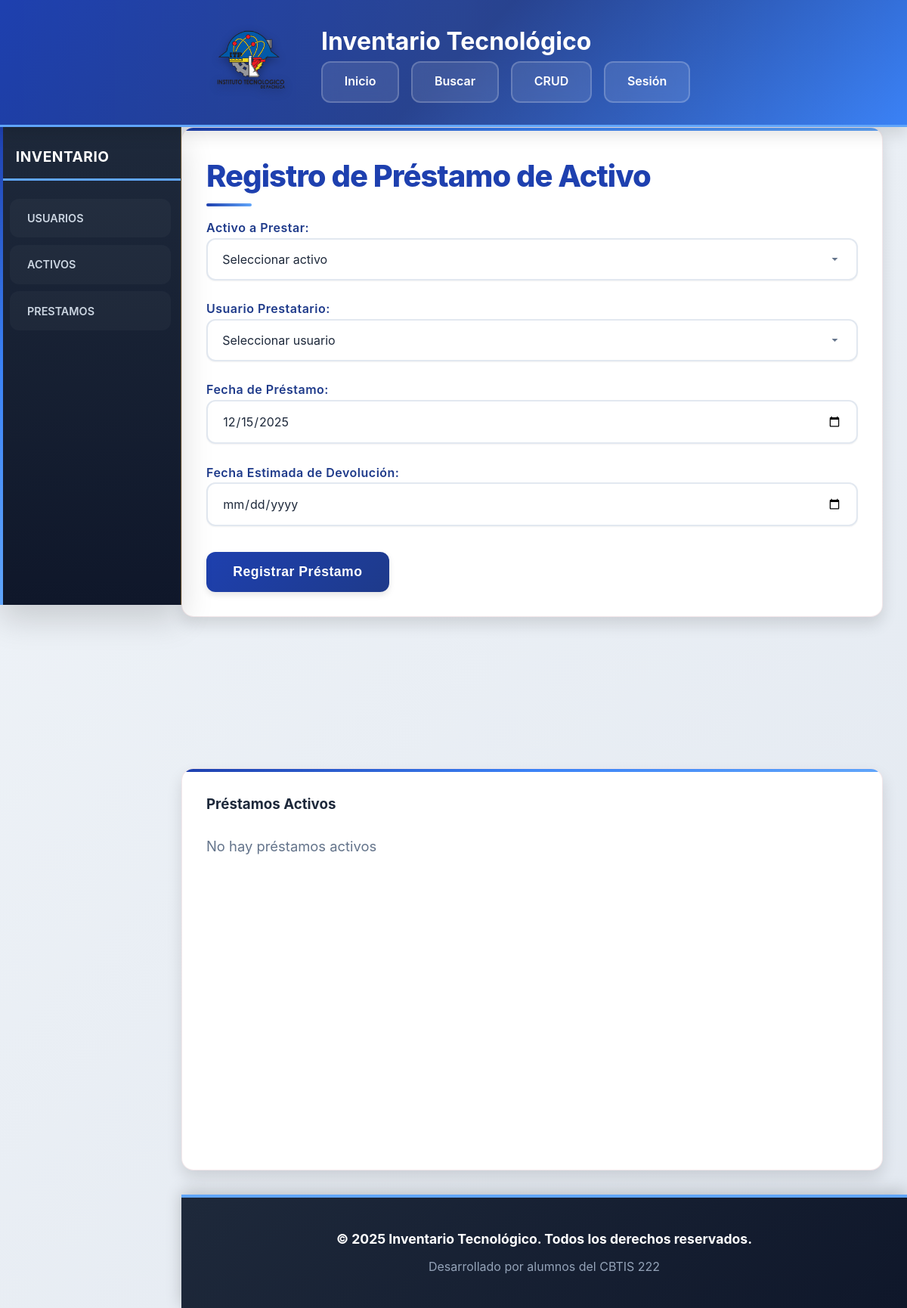
/pages/form_PrestamoActivo.php, run on an earlier commit of the app's database.
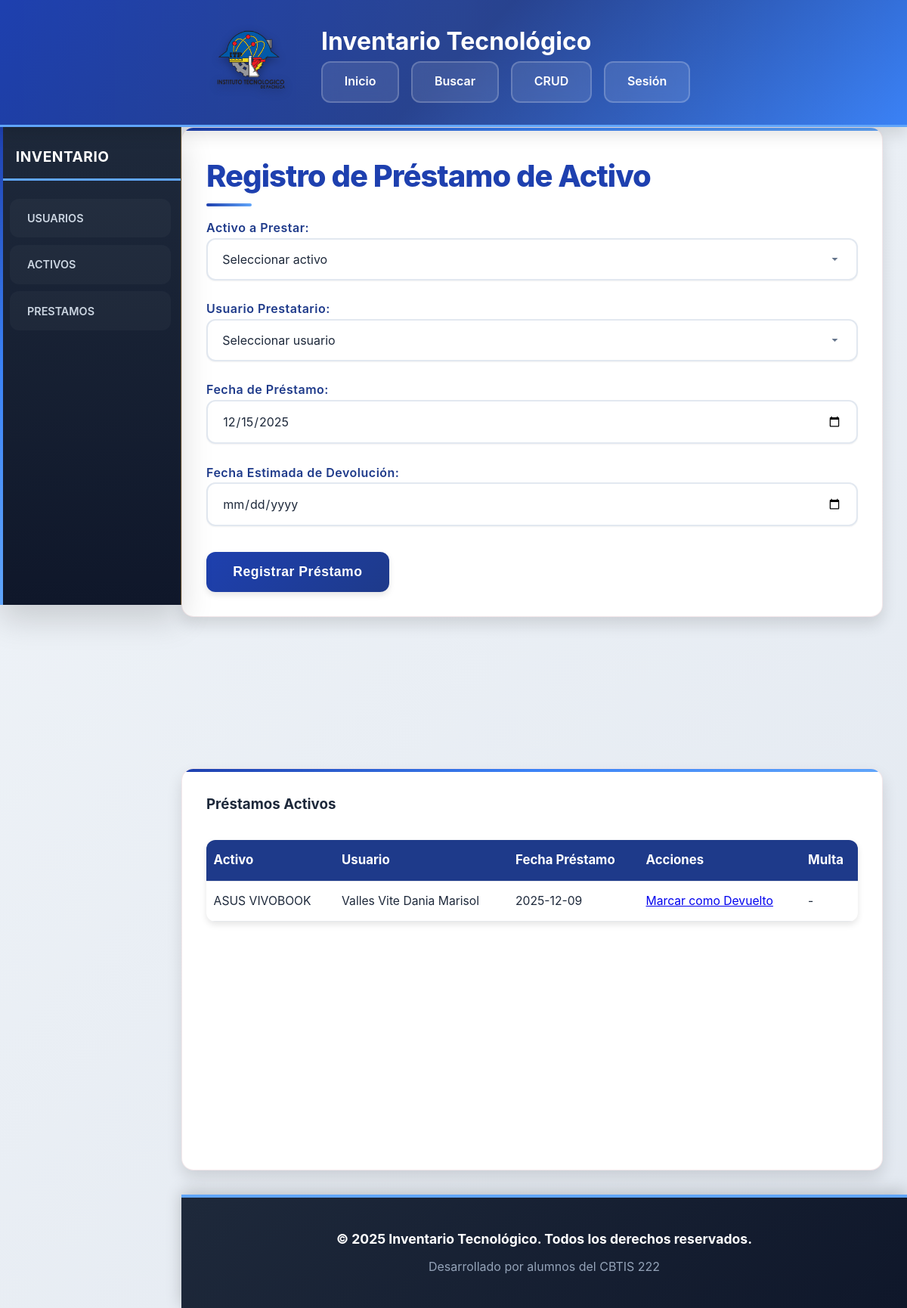
And on a later commit of the database.
### tables this page shows
CREATE TABLE `Prestamos_historial` (
  `id_prestamo` int(11) NOT NULL,
  `id_activo` int(11) DEFAULT NULL,
  `fecha_prestamo` date DEFAULT NULL,
  `fecha_devolucion` date DEFAULT NULL,
  `id_usuario_prestatario` int(11) DEFAULT NULL
);

CREATE TABLE `Marcas` (
  `id_marca` int(11) NOT NULL,
  `nombre_marca` varchar(50) NOT NULL
);

CREATE TABLE `Modelos` (
  `id_modelo` int(11) NOT NULL,
  `nombre_modelo` varchar(50) NOT NULL,
  `id_marca` int(11) DEFAULT NULL
);

CREATE TABLE `Usuarios` (
  `id_usuario` int(11) NOT NULL,
  `nombre` varchar(100) DEFAULT NULL,
  `nombre_usuario` varchar(50) NOT NULL,
  `password` varchar(255) NOT NULL,
  `last_login` datetime DEFAULT NULL,
  `rol_usuario` int(11) DEFAULT NULL
);

### pages/form_PrestamoActivo.php (the view, shortened to what this page needs)
<?php
include '../includes/DBConfig.php';
include '../includes/header.php';
?>
<body>
    <section class="contenedor">
        <h2>Registro de Préstamo de Activo</h2>
        <form action="../api/crear_prestamo.php" method="post">
            <label>Activo a Prestar:
                <select name="no_inventario" required>
                    <option value="">Seleccionar activo</option>
                </select>
            </label>
            <label>Usuario Prestatario:
                <select name="id_usuario_prestatario" required>
                    <option value="">Seleccionar usuario</option>
                </select>
            </label>
            <label>Fecha de Préstamo:
                <input type="date" name="fecha_prestamo" value="<?= date('Y-m-d') ?>" required>
            </label>
            <label>Fecha Estimada de Devolución:
                <input type="date" name="fecha_devolucion" required>
            </label>
            <button type="submit">Registrar Préstamo</button>
        </form>
    </section>
    <section class="contenedor">
        <h3>Préstamos Activos</h3>
        <?php
        $sql_prestamos = "SELECT p.*,
                         a.no_inventario,
                         m.nombre_marca as marca,
                         mo.nombre_modelo as modelo,
                         u.nombre as nombre_usuario
                         FROM Prestamos_historial p
                         JOIN Activos a ON p.id_activo = a.id_activo
                         JOIN Marcas m ON a.id_marca = m.id_marca
                         JOIN Modelos mo ON a.id_modelo = mo.id_modelo
                         JOIN Usuarios u ON p.id_usuario_prestatario = u.id_usuario
                         WHERE p.fecha_devolucion IS NULL
                         ORDER BY p.fecha_prestamo DESC";
        $result_prestamos = $conexion->query($sql_prestamos);
        if ($result_prestamos->num_rows > 0): ?>
            <table class="tablas">
                <thead>
                    <tr>
                        <th>Activo</th>
                        <th>Usuario</th>
                        <th>Fecha Préstamo</th>
                        <th>Acciones</th>
<th>Multa</th>
                    </tr>
                </thead>
                <tbody>
                    <?php while ($prestamo = $result_prestamos->fetch_assoc()): ?>
                    <tr>
                        <td data-label="Activo"><?= htmlspecialchars($prestamo['marca'] . ' ' . $prestamo['modelo']) ?></td>
                        <td data-label="Usuario"><?= htmlspecialchars($prestamo['nombre_usuario']) ?></td>
                        <td data-label="Fecha Préstamo"><?= htmlspecialchars($prestamo['fecha_prestamo']) ?></td>
                        <td data-label="Acciones">
                            <a href="../api/devolver_prestamo.php?id_prestamo=<?= $prestamo['id_prestamo'] ?>"
                               onclick="return confirm('¿Confirmar devolución?')">
                                Marcar como Devuelto
                            </a>
                        </td>
                        <td data-label="Multa">
                            <?php
                            if (isset($prestamo['multa'])) {
                                echo '$' . number_format($prestamo['multa'], 2);
                            } else {
                                echo '-';
                            }
                            ?>
                        </td>
                    </tr>
                    <?php endwhile; ?>
                </tbody>
            </table>
        <?php else: ?>
            <p>No hay préstamos activos</p>
        <?php endif; ?>
    </section>
</body>
<?php
include '../includes/footer.php';
?>

What changed in the data, as far as the page shows it:
added prestamos_historial: marcas.nombre_marca "ASUS VIVOBOOK", id_usuario_prestatario.nombre "Valles Vite Dania Marisol", fecha_prestamo "2025-12-09"
Also different on the page:
text no longer shown: "No hay préstamos activos"
text now shown: "Activo Usuario Fecha Préstamo Acciones Multa"
